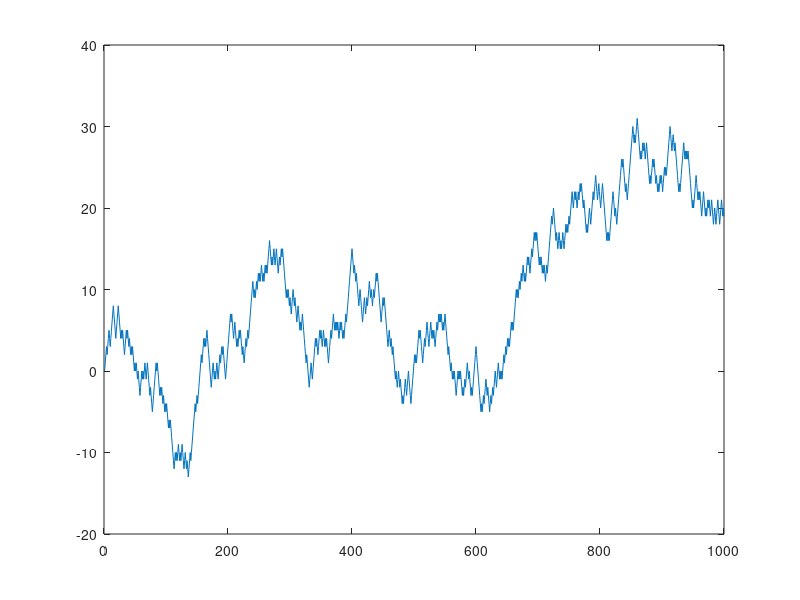

Reproduce this figure in MATLAB.
NPOINTS = 1000;







function result = getCoinTosses(nPoints, weight)

  result = -1 + 2*(rand(1, nPoints) < weight);

endfunction






a = [ 1 -1];
b = [ 0  1];

x = getCoinTosses(NPOINTS, 0.5);
y = filter(b, a, x);

plot(y);
#hist(y, 100);
